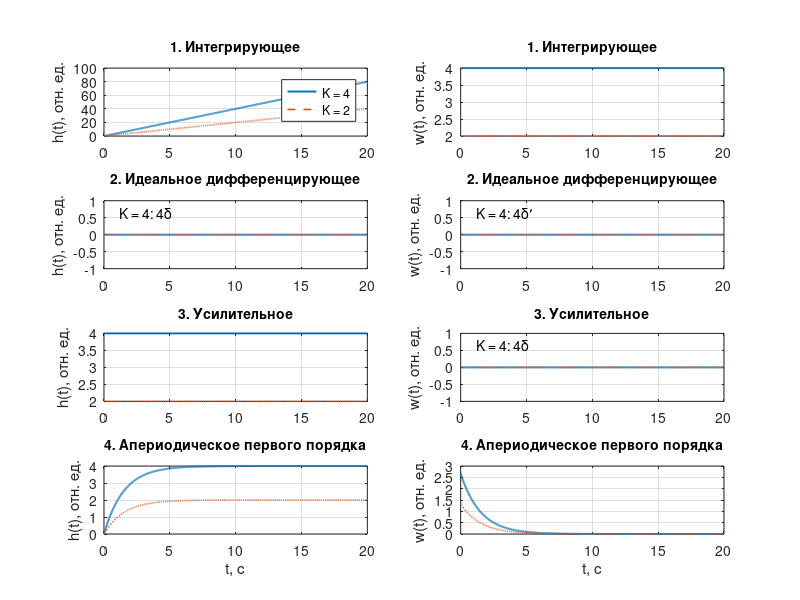
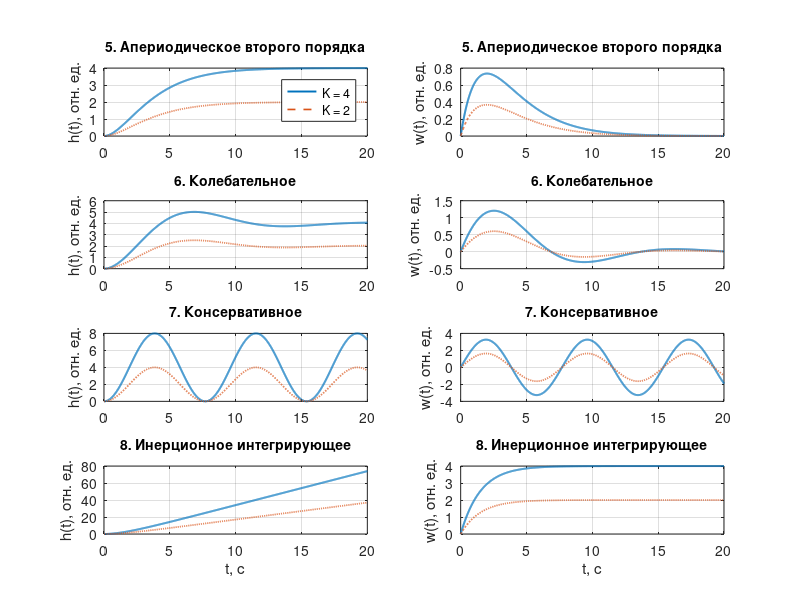
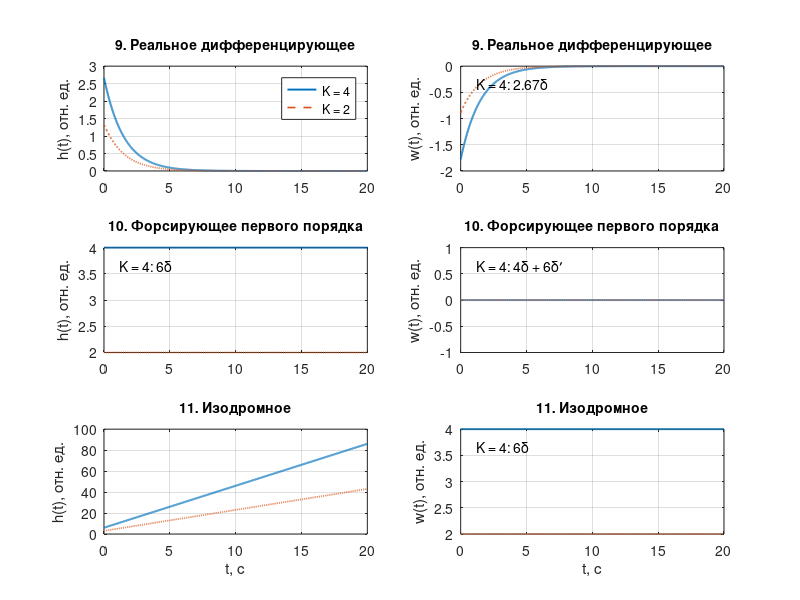
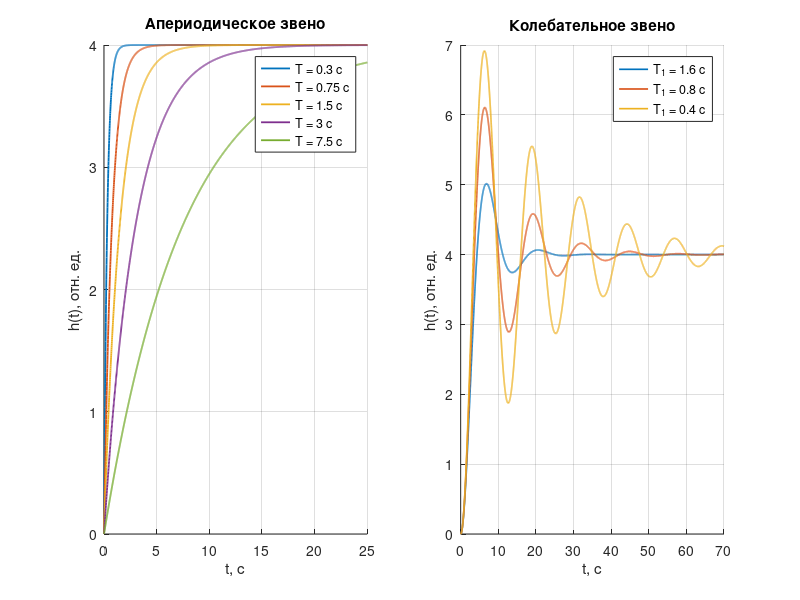

MATLAB code to generate these figures, in order:
function figures = L1()
K = 4;
T = 1.5;
T1 = 1.6;
T2 = 2;
t = (0:0.01:20)';
models = {
    'Интегрирующее', K, [1 0];
    'Идеальное дифференцирующее', [K 0], 1;
    'Усилительное', K, 1;
    'Апериодическое первого порядка', K, [T 1];
    'Апериодическое второго порядка', K, [T2^2 2*T2 1];
    'Колебательное', K, [T2^2 T1 1];
    'Консервативное', K, [T 0 1];
    'Инерционное интегрирующее', K, [T 1 0];
    'Реальное дифференцирующее', [K 0], [T 1];
    'Форсирующее первого порядка', [K*T K], 1;
    'Изодромное', [K*T K], [1 0]
};
reference = regularParts(t,K,T,T1,T2);
maxError = 0;
groups = {1:4, 5:8, 9:11};
labels = {'h(t)', 'w(t)'};
figures = cell(1,5);
for group = 1:numel(groups)
    indices = groups{group};
    figures{group} = figure('Color','w','Position',[50 50 1000 215*numel(indices)]);
    for row = 1:numel(indices)
        i = indices(row);
        for kind = 1:2
            subplot(numel(indices),2,2*(row-1)+kind);
            [y, singular] = response(models{i,2}, models{i,3}, kind, t);
            error = max(abs(y(:)-reference{i,kind}));
            maxError = max(maxError,error);
            plot(t,y,'LineWidth',1.4,'DisplayName','K = 4');
            hold on
            halfGain = response(models{i,2}/2,models{i,3},kind,t);
            plot(t,halfGain,'--','LineWidth',1.2,'DisplayName','K = 2');
            if row == 1 && kind == 1
                legend('Location','northeast');
            end
            if ~isempty(singular)
                text(0.06,0.83,['K = 4: ' singular],'Units','normalized');
            end
            title(sprintf('%d. %s',i,models{i,1}),'FontSize',10);
            if row == numel(indices)
                xlabel('t, с');
            end
            ylabel([labels{kind} ', отн. ед.']);
            grid on
        end
    end
end

fprintf('Максимальная ошибка по 22 характеристикам: %.3e\n',maxError);
assert(maxError < 1e-8,'Проверка аналитических характеристик не пройдена.');

figures{4} = figure('Color','w','Position',[50 50 1000 360]);
subplot(1,2,1);
hold on
for tau = T*[0.2 0.5 1 2 5]
    time = (0:0.01:25)';
    y = step(tf(K,[tau 1]),time);
    plot(time,y,'LineWidth',1.3,'DisplayName',sprintf('T = %g с',tau));
    fprintf('T = %g с, время установления %.2f с\n',tau,tau*log(20));
end
formatPlot('Апериодическое звено');

subplot(1,2,2);
hold on
time = (0:0.001:70)';
for damping = T1*[1 0.5 0.25]
    y = step(tf(K,[T2^2 damping 1]),time);
    outside = find(abs(y-K) > 0.05*K,1,'last');
    peak = 100*(max(y)/K-1);
    fprintf('T1 = %g с, выброс %.1f %%, время установления %.2f с\n', ...
        damping,peak,time(outside+1));
    plot(time(1:10:end),y(1:10:end),'LineWidth',1.2, ...
        'DisplayName',sprintf('T_1 = %g с',damping));
end
formatPlot('Колебательное звено');

figures{5} = figure('Color','w','Position',[50 50 800 370]);
hold on
for gain = K*[0.5 1 2]
    y = step(tf(gain,[T2^2 T1 1]),t);
    plot(t,y,'LineWidth',1.4,'DisplayName',sprintf('K = %g',gain));
    fprintf('K = %g, максимум h(t) = %.3f\n',gain,max(y));
end
formatPlot('Влияние усиления на колебательное звено');
end

function [y, singular] = response(num,den,kind,t)
if kind == 1
    den = [den 0];
end
if numel(num) >= numel(den)
    [q,r] = deconv(num,den);
else
    q = 0;
    r = num;
end
first = find(abs(r) > 1e-12,1);
if isempty(first)
    y = zeros(size(t));
else
    y = impulse(tf(r(first:end),den),t);
end
terms = {};
if q(end) ~= 0
    terms{end+1} = sprintf('%.3gδ',q(end));
end
if numel(q) > 1 && q(end-1) ~= 0
    terms{end+1} = sprintf('%.3gδ′',q(end-1));
end
singular = strjoin(terms,' + ');
end

function formatPlot(name)
title(name);
xlabel('t, с');
ylabel('h(t), отн. ед.');
grid on
legend('Location','northeast');
end

function values = regularParts(t,K,T,T1,T2)
a = T1/(2*T2^2);
b = sqrt(1/T2^2-a^2);
E = exp(-t/T);
F = exp(-t/T2);
D = exp(-a*t);
one = ones(size(t));
zero = zeros(size(t));
values = {
    K*t, K*one;
    zero, zero;
    K*one, zero;
    K*(1-E), K/T*E;
    K*(1-(1+t/T2).*F), K/T2^2*t.*F;
    K*(1-D.*(cos(b*t)+a/b*sin(b*t))), K/(b*T2^2)*D.*sin(b*t);
    K*(1-cos(t/sqrt(T))), K/sqrt(T)*sin(t/sqrt(T));
    K*(t-T*(1-E)), K*(1-E);
    K/T*E, -K/T^2*E;
    K*one, zero;
    K*(T+t), K*one
};
end
